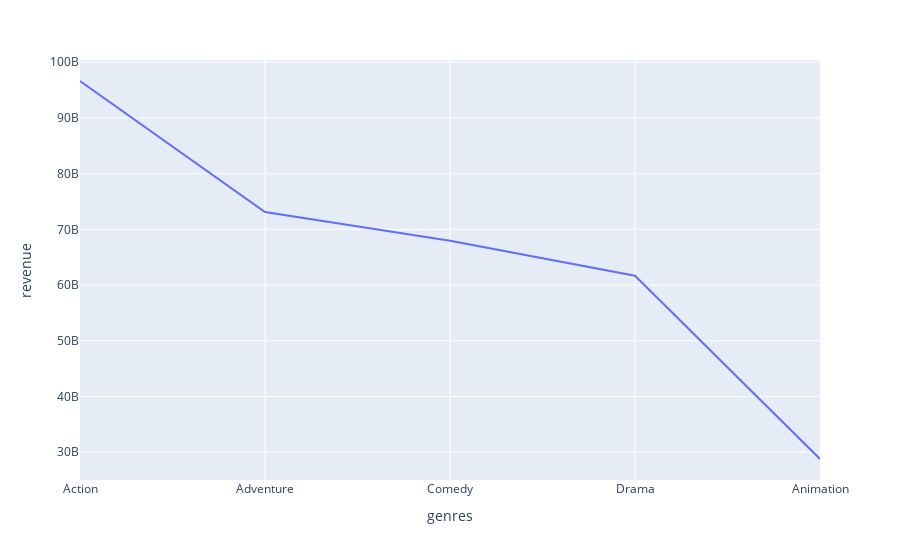

Notebook source saved alongside this figure:
### Markdown cell above
## Question 3: What's the highest Revenued of genres movies ?

### Code cell
gn = df.groupby("genres", as_index=False)['revenue'].sum().sort_values(by="revenue",ascending=False)
gn= gn.head(5)
fig = px.line(gn, x="genres", y='revenue' )
fig.show();

### Figure 1 — Plotly figure (JSON) as saved in the notebook; plotly's stock layout.template omitted (floating-point values rounded to 4 significant figures)
{"data": [{"hovertemplate": "genres=%{x}<br>revenue=%{y}<extra></extra>", "legendgroup": "", "line": {"color": "#636efa", "dash": "solid"}, "marker": {"symbol": "circle"}, "mode": "lines", "name": "", "orientation": "v", "showlegend": false, "type": "scatter", "x": ["Action", "Adventure", "Comedy", "Drama", "Animation"], "xaxis": "x", "y": [96606072845, 73107006764, 67952461496, 61667301024, 28797048213], "yaxis": "y"}], "layout": {"legend": {"tracegroupgap": 0}, "margin": {"t": 60}, "xaxis": {"anchor": "y", "domain": [0, 1], "title": {"text": "genres"}}, "yaxis": {"anchor": "x", "domain": [0, 1], "title": {"text": "revenue"}}}}
